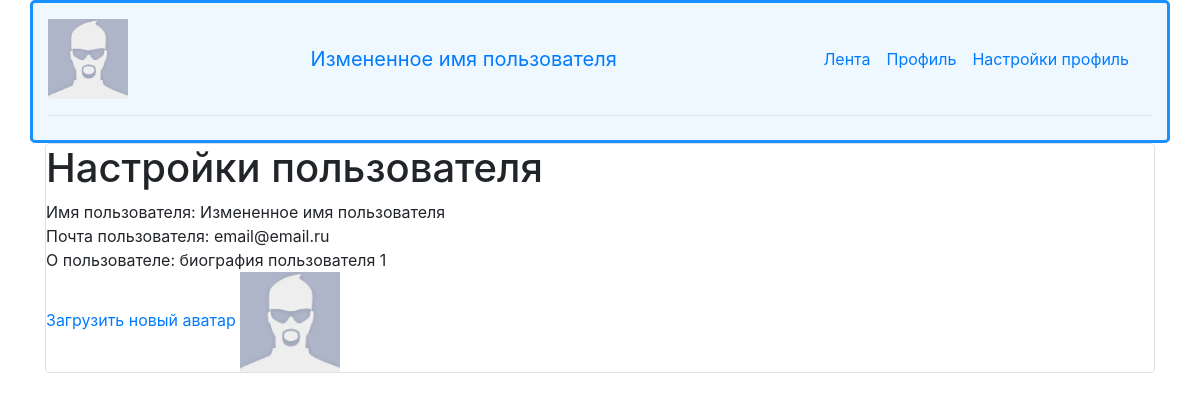
Screenshot of /profile_settings (signed in) with the database file from the repository.
### data/users.py (models this page shows, shortened)
class User(SqlAlchemyBase, UserMixin):
    __tablename__ = 'users'
    id = sqlalchemy.Column(sqlalchemy.Integer,
                           primary_key=True, autoincrement=True)
    name = sqlalchemy.Column(sqlalchemy.String, nullable=True)
    about = sqlalchemy.Column(sqlalchemy.String, nullable=True)
    email = sqlalchemy.Column(sqlalchemy.String,
                              index=True, unique=True, nullable=True)
    hashed_password = sqlalchemy.Column(sqlalchemy.String, nullable=True)
    created_date = sqlalchemy.Column(sqlalchemy.DateTime,
                                     default=datetime.datetime.now)
    avatar = sqlalchemy.Column(sqlalchemy.String, nullable=True)
    news = orm.relationship("News", back_populates='user')

### main.py (the view)
@app.route("/profile_settings")
def profile_settings():  # вкладка профиля
    db_sess = db_session.create_session()
    if not current_user.is_authenticated:
        error_ = 101
        return redirect(f"/error/{error_}")
    return render_template("profile_settings.html")

### data/db_session.py (called while the page is built)
def create_session() -> Session:
    global __factory
    return __factory()

### main.py (called while the page is built)
@login_manager.user_loader
def load_user(user_id):
    db_sess = db_session.create_session()
    return db_sess.query(User).get(user_id)

### templates/profile_settings.html (shortened to what this page needs)
{% extends "base.html" %}
{% block content %}
<div class="col-md6 border rounded">
    <h1>Настройки пользователя</h1>
    <span>Имя пользователя: {{ current_user.name }}</span><br>
    <span>Почта пользователя: {{ current_user.email }}</span><br>
    <span>О пользователе: {{ current_user.about }}</span><br>
    <a href="/upload">Загрузить новый аватар</a>
    {% if not current_user.avatar %}
    <img src="static/empty_avatar.jpg", alt="если вы это читаете то знайте - все сломалось. удачи!" height="100" width="100">
    {% else %}
    <img src="static/users_files/{{current_user.avatar}}", alt="если вы это читаете то знайте - все сломалось. удачи!" height="100" width="100">
    {% endif %}
</div>
{% endblock %}

### templates/base.html (shortened to what this page needs)
<!doctype html>
<html lang="en">
<head>
    <link rel="stylesheet"
          href="https://stackpath.bootstrapcdn.com/bootstrap/4.4.1/css/bootstrap.min.css"
>
</head>
<body>
<header>
    <div class="container" style="background-color: #F0F8FF; border:#1891FF solid; ">
        <header class="d-flex flex-wrap align-items-center justify-content-center justify-content-md-between py-3 mb-4 border-bottom">
            {% if current_user.is_authenticated %}
                {% if current_user.avatar == None %}
                    <img src="static/empty_avatar.jpg" height="80" width="80">
                {% else %}
                    <img src="static/users_files/{{current_user.avatar}}" alt="avatar" height="80" width="80">
                {% endif %}
                <a class="navbar-brand" href="/logout">{{ current_user.name }}</a>
            {% endif %}
            <ul class="nav col-12 col-md-auto mb-2 justify-content-center mb-md-0">
            <li><a href="/" class="nav-link px-2 link-secondary">Лента</a></li>
            <li><a href="/profile" class="nav-link px-2">Профиль</a></li>
            <li><a href="/profile_settings" class="nav-link px-2">Настройки профиль</a></li>
        </header>
    </div>
</header>
<main role="main" class="container">
    {% block content %}{% endblock %}
</main>
</body>
</html>

### templates/base.html (style rules this page uses)
body { background: url(https://img.freepik.com/free-photo/white-concrete-wall_53876-92803.jpg?w=1380&t=st=1681221851~exp=1681222451~hmac=b56127937686b29879128f878f829b32c23de93e679daa4056adbcf6740c8b92); background-color: #AAABB8 background-repeat: repeat-x; background-repeat: repeat-y; background-size: 100%; }

### templates/profile_settings.html (style rules this page uses)
div { background: white; border: solid gray; border-radius: 5px; }

### rows the page displays
User: name "Измененное имя пользователя", email "email@email.ru", about "биография пользователя 1"
